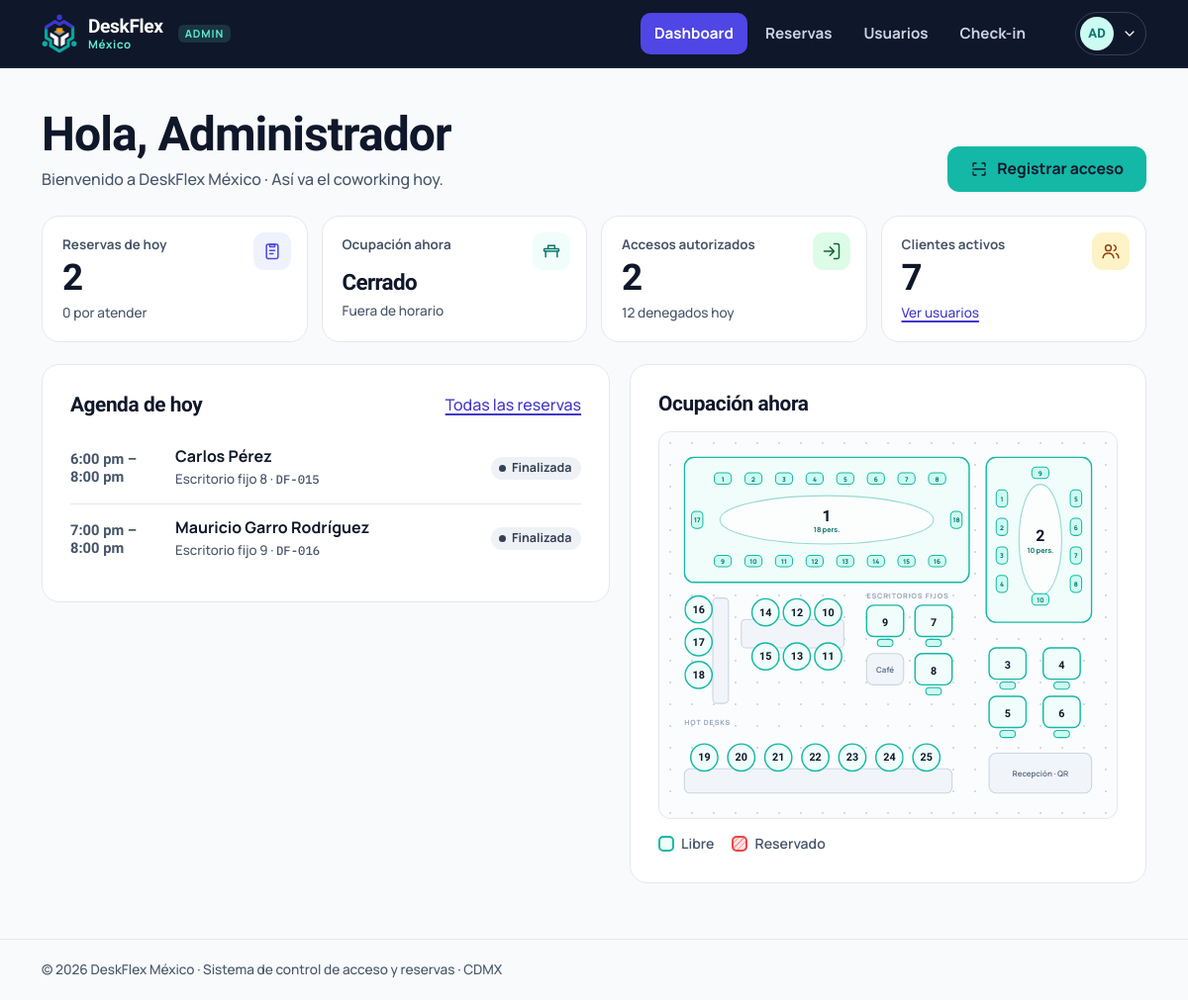
Page /admin (signed in) on the committed database.
### tables this page shows
CREATE TABLE usuarios (
    id            INTEGER PRIMARY KEY AUTOINCREMENT,
    nombre        TEXT    NOT NULL,
    correo        TEXT    NOT NULL UNIQUE,
    telefono      TEXT    NOT NULL,
    password_hash TEXT    NOT NULL,
    rol           TEXT    NOT NULL DEFAULT 'cliente' CHECK (rol IN ('cliente','admin')),
    activo        INTEGER NOT NULL DEFAULT 1,
    creado_en     TEXT    NOT NULL DEFAULT (datetime('now'))
);

CREATE TABLE reservas (
    id          INTEGER PRIMARY KEY AUTOINCREMENT,
    folio       TEXT    UNIQUE,
    usuario_id  INTEGER NOT NULL REFERENCES usuarios(id) ON DELETE CASCADE,
    espacio_id  INTEGER NOT NULL REFERENCES espacios(id),
    fecha       TEXT    NOT NULL,              -- YYYY-MM-DD
    hora_inicio INTEGER NOT NULL,              -- 0-23
    hora_fin    INTEGER NOT NULL,              -- 1-24, > hora_inicio
    modo        TEXT    NOT NULL CHECK (modo IN ('hora','dia')),
    estado      TEXT    NOT NULL DEFAULT 'confirmada' CHECK (estado IN ('confirmada','cancelada')),
    token       TEXT    NOT NULL UNIQUE,       -- el QR solo contiene este token
    creada_en   TEXT    NOT NULL DEFAULT (datetime('now')), asiento INTEGER,
    CHECK (hora_fin > hora_inicio)
);

CREATE TABLE espacios (
    id        INTEGER PRIMARY KEY AUTOINCREMENT,
    numero    INTEGER NOT NULL UNIQUE,
    nombre    TEXT    NOT NULL,
    tipo      TEXT    NOT NULL CHECK (tipo IN ('sala','fijo','hot')),
    capacidad INTEGER NOT NULL DEFAULT 1,
    activo    INTEGER NOT NULL DEFAULT 1
);

### deskflex/views/admin.py (the view)
@bp.route("")
@admin_required
def dashboard():
    db, cfg = get_db(), current_app.config
    ahora = rules.now()
    hoy = ahora.date().isoformat()
    abierto = cfg["OPEN_HOUR"] <= ahora.hour < cfg["CLOSE_HOUR"] and ahora.weekday() not in cfg["CLOSED_WEEKDAYS"]
    estados = rules.disponibilidad(db, hoy, ahora.hour, ahora.hour + 1) if abierto else None
    total = db.execute("SELECT COUNT(*) c FROM espacios WHERE activo = 1").fetchone()["c"]
    ocupados = sum(1 for v in estados.values() if v == "ocupado") if estados else 0
    agenda = []
    for r in db.execute(SELECT_RESERVA + " WHERE r.fecha = ? AND r.estado = 'confirmada' ORDER BY r.hora_inicio, e.numero", (hoy,)):
        d = dict(r)
        d["estado_clave"], d["estado_txt"] = rules.estado_visible(r, bool(r["con_acceso"]))
        agenda.append(d)
    kpis = dict(
        reservas_hoy=len(agenda),
        ocupados=ocupados, total=total, abierto=abierto,
        accesos_hoy=db.execute("SELECT COUNT(*) c FROM accesos WHERE resultado='autorizado' AND substr(registrado_en,1,10)=?", (hoy,)).fetchone()["c"],
        denegados_hoy=db.execute("SELECT COUNT(*) c FROM accesos WHERE resultado='denegado' AND substr(registrado_en,1,10)=?", (hoy,)).fetchone()["c"],
        clientes=db.execute("SELECT COUNT(*) c FROM usuarios WHERE rol='cliente' AND activo=1").fetchone()["c"],
        pendientes=sum(1 for a in agenda if a["estado_clave"] in ("confirmada", "encurso")),
    )
    espacios = {r["numero"]: dict(r) for r in db.execute("SELECT * FROM espacios WHERE activo = 1")}
    return render_template("admin/dashboard.html", kpis=kpis, agenda=agenda, estados=estados, espacios=espacios,
                           formas=mapa.FORMAS, hora_actual=ahora.hour)

### deskflex/db.py (called while the page is built)
def get_db() -> sqlite3.Connection:
    if "db" not in g:
        path = Path(current_app.config["DATABASE"])
        path.parent.mkdir(parents=True, exist_ok=True)
        conn = sqlite3.connect(path, isolation_level=None, timeout=10)
        conn.row_factory = sqlite3.Row
        conn.execute("PRAGMA foreign_keys = ON")
        g.db = conn
    return g.db

### deskflex/rules.py (called while the page is built)
def now() -> datetime:
    try:
        tz = ZoneInfo(current_app.config["TIMEZONE"])
    except ZoneInfoNotFoundError:      # Windows sin tzdata: México no usa horario de verano (UTC-6)
        tz = timezone(timedelta(hours=-6))
    return datetime.now(tz).replace(tzinfo=None, microsecond=0)

def fmt_hora(h: int) -> str:
    h = h % 24
    suf = "am" if h < 12 else "pm"
    return f"{(h % 12) or 12}:00 {suf}"

def fmt_rango(ini: int, fin: int) -> str:
    return f"{fmt_hora(ini)} – {fmt_hora(fin)}"

def _dt(fecha: str, hora: int) -> datetime:
    return datetime.combine(date.fromisoformat(fecha), time(hora % 24))

def estado_visible(r, tiene_acceso: bool) -> tuple[str, str]:
    if r["estado"] == "cancelada":
        return "cancelada", "Cancelada"
    ahora = now()
    ini, fin = _dt(r["fecha"], r["hora_inicio"]), _dt(r["fecha"], r["hora_fin"])
    if tiene_acceso:
        return ("finalizada", "Finalizada") if ahora >= fin else ("usada", "Check-in hecho")
    if ahora >= fin:
        return "finalizada", "Finalizada"
    if ahora >= ini:
        return "encurso", "En curso"
    return "confirmada", "Confirmada"

### deskflex/security.py (called while the page is built)
def csrf_token() -> str:
    if "_csrf" not in session:
        session["_csrf"] = secrets.token_urlsafe(24)
    return session["_csrf"]

def check_csrf():
    if request.method in ("POST", "PUT", "PATCH", "DELETE"):
        sent = request.form.get("csrf_token") or request.headers.get("X-CSRF-Token", "")
        if not hmac.compare_digest(sent, session.get("_csrf", "")):
            abort(400, "La sesión del formulario expiró. Recarga la página e inténtalo de nuevo.")

def load_user():
    g.user = None
    uid = session.get("uid")
    if uid:
        u = get_db().execute("SELECT * FROM usuarios WHERE id = ? AND activo = 1", (uid,)).fetchone()
        if u:
            g.user = u
        else:
            session.clear()

def login_required(view):
    @wraps(view)
    def wrapped(*a, **kw):
        if g.user is None:
            flash("Inicia sesión para continuar.", "info")
            return redirect(url_for("auth.login", next=request.full_path.rstrip("?")))
        return view(*a, **kw)
    return wrapped

### deskflex/templates/admin/dashboard.html (shortened to what this page needs)
{% extends "base.html" %}
{% from "_icons.html" import icon %}
{% from "_plano.html" import plano %}
{% block content %}
<div class="page-head">
  <div><h1>Hola, {{ user.nombre|primer_nombre }}</h1><p>Bienvenido a DeskFlex México · {{ hoy_txt if hoy_txt else '' }}Así va el coworking hoy.</p></div>
  <a class="btn btn--accent" href="{{ url_for('admin.checkin') }}">{{ icon('scan', 18) }} Registrar acceso</a>
</div>
<section class="kpis" aria-label="Indicadores de hoy">
  <div class="kpi"><span class="ic-badge">{{ icon('list', 20) }}</span><small>Reservas de hoy</small><b data-count="{{ kpis.reservas_hoy }}">{{ kpis.reservas_hoy }}</b><span>{{ kpis.pendientes }} por atender</span></div>
  <div class="kpi"><span class="ic-badge">{{ icon('desk', 20) }}</span><small>Ocupación ahora</small>
    {% if kpis.abierto %}<b>{{ kpis.ocupados }}<i> / {{ kpis.total }}</i></b>
      <div class="meter" role="img" aria-label="{{ kpis.ocupados }} de {{ kpis.total }} espacios ocupados"><i style="width:{{ (kpis.ocupados / kpis.total * 100)|round|int }}%"></i></div>
    {% else %}<b style="font-size:1.4rem;padding-top:10px">Cerrado</b><span>Fuera de horario</span>{% endif %}</div>
  <div class="kpi"><span class="ic-badge">{{ icon('door', 20) }}</span><small>Accesos autorizados</small><b data-count="{{ kpis.accesos_hoy }}">{{ kpis.accesos_hoy }}</b><span>{{ kpis.denegados_hoy }} denegado{{ '' if kpis.denegados_hoy == 1 else 's' }} hoy</span></div>
  <div class="kpi"><span class="ic-badge">{{ icon('users', 20) }}</span><small>Clientes activos</small><b data-count="{{ kpis.clientes }}">{{ kpis.clientes }}</b><span><a href="{{ url_for('admin.usuarios') }}">Ver usuarios</a></span></div>
</section>
<div class="dash-grid">
  <section class="card" aria-labelledby="ag-t">
    <div class="card-title"><h2 id="ag-t" style="font-size:1.3rem">Agenda de hoy</h2><a href="{{ url_for('admin.reservas') }}">Todas las reservas</a></div>
    {% if agenda %}
    <ul class="agenda">
      {% for a in agenda %}
      <li>
        <span class="t">{{ a|rango if a.modo == 'hora' else 'Día completo' }}</span>
        <div><b>{{ a.cliente }}</b><small>{{ a.espacio }} · <span class="mono">{{ a.folio }}</span></small></div>
        <span class="badge badge--{{ a.estado_clave }}">{{ a.estado_txt }}</span>
      </li>
      {% endfor %}
    </ul>
    {% else %}
    <div class="empty"><span class="ic-big">{{ icon('calendar', 26) }}</span><b>Sin reservas para hoy</b><p>Cuando haya reservas aparecerán aquí.</p></div>
    {% endif %}
  </section>
  <section class="card" aria-labelledby="oc-t">
    <div class="card-title"><h2 id="oc-t" style="font-size:1.3rem">Ocupación ahora</h2>
      {% if estados %}<span class="muted" style="font-size:.9rem">{{ hora_actual|hora }} – {{ (hora_actual + 1)|hora }}</span>{% endif %}</div>
    <div class="map-frame">{{ plano(formas, espacios, estados if estados else {}, clase='', uid='dash') }}</div>
    <div class="legend" style="margin-top:14px"><span><i class="l-libre"></i>Libre</span><span><i class="l-ocupado"></i>Reservado</span></div>
  </section>
</div>
{% endblock %}

### deskflex/templates/base.html (shortened to what this page needs)
{% from "_icons.html" import icon %}
<!doctype html>
<html lang="es-MX">
<head>
  <link rel="stylesheet" href="{{ url_for('static', filename='css/deskflex.css') }}">
</head>
{% set es_admin = user and user.rol == 'admin' %}
<body class="{% if user %}has-tabbar{% endif %}">
{% block shell %}
{% if es_admin %}
  {% set links = [('admin.dashboard','Dashboard','dashboard',['admin.dashboard']),
                  ('admin.reservas','Reservas','list',['admin.reservas']),
                  ('admin.usuarios','Usuarios','users',['admin.usuarios']),
                  ('admin.checkin','Check-in','scan',['admin.checkin'])] %}
{% else %}
  {% set links = [('client.inicio','Inicio','home',['client.inicio']),
                  ('client.reservar','Reservar','map',['client.reservar']),
                  ('client.mis_reservas','Mis reservas','qr',['client.mis_reservas','client.reserva'])] %}
{% endif %}
<header class="topbar{% if es_admin %} topbar--admin{% endif %}">
  <div class="wrap">
    <a class="brand" href="{{ url_for('auth.raiz') }}" aria-label="DeskFlex México, inicio">
      <img src="{{ url_for('static', filename='img/logo-mark-light.png' if es_admin else 'img/logo-mark.png') }}" alt="" width="36" height="39">
      <span><b>DeskFlex</b><small>México</small></span>
      {% if es_admin %}<span class="role-tag">ADMIN</span>{% endif %}
    </a>
    <nav class="nav" aria-label="Principal">
      {% for ep, label, ic, activos in links %}
        <a href="{{ url_for(ep) }}" {% if endpoint in activos %}aria-current="page"{% endif %}>{{ label }}</a>
      {% endfor %}
    </nav>
    <details class="userbtn">
      <summary aria-label="Menú de usuario">
        <span class="avatar">{{ user.nombre|iniciales }}</span>{{ icon('chev-d', 16) }}
      </summary>
    </details>
  </div>
</header>
<main id="contenido" class="wrap">
  {% block content %}{% endblock %}
</main>
<footer class="footer"><div class="wrap">© 2026 DeskFlex México · Sistema de control de acceso y reservas · CDMX</div></footer>
{% endblock %}
</body>
</html>

### deskflex/templates/_plano.html (shortened to what this page needs)
{% macro plano(formas, espacios, estados=none, interactivo=false, clase='', uid='p') -%}
<svg class="plano {{ clase }}{% if interactivo %} plano--live{% endif %}" viewBox="0 0 {{ mapa.VIEWBOX[0] }} {{ mapa.VIEWBOX[1] }}"
     {% if interactivo %}role="group" aria-label="Plano de espacios de DeskFlex"{% else %}role="img" aria-label="Plano del coworking con salas, escritorios fijos y hot desks"{% endif %}>
  {% for x in mapa.EXTRAS %}
    <text class="extra-t" x="{{ x.x + x.w/2 }}" y="{{ x.y + x.h/2 }}">{{ x.texto }}</text>
  {% endfor %}
  {% for z in mapa.ZONAS %}<text class="zona" x="{{ z[0] }}" y="{{ z[1] }}">{{ z[2] }}</text>{% endfor %}
  {% for f in formas %}
    {% set n = f.numero %}{% set e = espacios[n] %}{% set st = (estados or {}).get(n, 'libre') %}
    {% set sel = st == 'sel' %}{% set est = 'libre' if sel else st %}
    <g class="sp" data-num="{{ n }}" data-estado="{{ est }}" data-sel="{{ 'true' if sel else 'false' }}" data-nombre="{{ e.nombre }}" style="--i:{{ loop.index0 }}"
       >
      {% if f.forma == 'sala' %}
        <text class="num num--big" x="{{ f.etiqueta[0] }}" y="{{ f.etiqueta[1] - 6 }}">{{ n }}</text>
        <text class="sub" x="{{ f.etiqueta[0] }}" y="{{ f.etiqueta[1] + 18 }}">{% if interactivo %}sala completa{% else %}{{ e.capacidad }} pers.{% endif %}</text>
        {% for c in f.sillas %}
        <g class="seat" data-asiento="{{ loop.index }}" data-estado="libre" data-sel="false" style="--i:{{ loop.index0 }}"
           {% if interactivo %}role="button" tabindex="0" aria-pressed="false" aria-label="{{ e.nombre }}, asiento {{ loop.index }}, disponible"{% endif %}>
          <text class="snum" x="{{ c[0] + c[2] / 2 }}" y="{{ c[1] + c[3] / 2 + 0.5 }}">{{ loop.index }}</text>
        </g>
        {% endfor %}
      {% elif f.forma == 'escritorio' %}
        <text class="num" x="{{ f.etiqueta[0] }}" y="{{ f.etiqueta[1] }}">{{ n }}</text>
      {% else %}
        <text class="num" x="{{ f.cx }}" y="{{ f.cy }}">{{ n }}</text>
      {% endif %}
    </g>
  {% endfor %}
</svg>
{%- endmacro %}

### rows in the picture
usuarios: nombre|iniciales "AD", nombre|primer_nombre "Administrador"
reservas: modo "6:00 pm – 8:00 pm", cliente "Carlos Pérez", espacio "Escritorio fijo 8", folio "DF-015", estado_txt "Finalizada"
reservas: modo "7:00 pm – 8:00 pm", cliente "Mauricio Garro Rodríguez", espacio "Escritorio fijo 9", folio "DF-016", estado_txt "Finalizada"
espacios: capacidad "18"
espacios: capacidad "10"

### other values in the picture
{{ label }} "Dashboard" "Reservas" "Usuarios" "Check-in"
{{ kpis.reservas_hoy }} "2"
{{ kpis.pendientes }} "0"
{{ kpis.accesos_hoy }} "2"
{{ kpis.denegados_hoy }} "12"
{{ '' if kpis.denegados_hoy == 1 else 's' }} "s"
{{ kpis.clientes }} "7"
{{ x.texto }} "Café" "Recepción · QR"
{{ z[2] }} "HOT DESKS" "ESCRITORIOS FIJOS"
{{ n }} "1" "2"
{{ n }} "9" "7" "8" "3" "4" "5" "6"
{{ n }} "16" "17" "18" "14" "12" "10" "15" "13" "11" "19" "20" "21" "22" "23" "24" "25"
